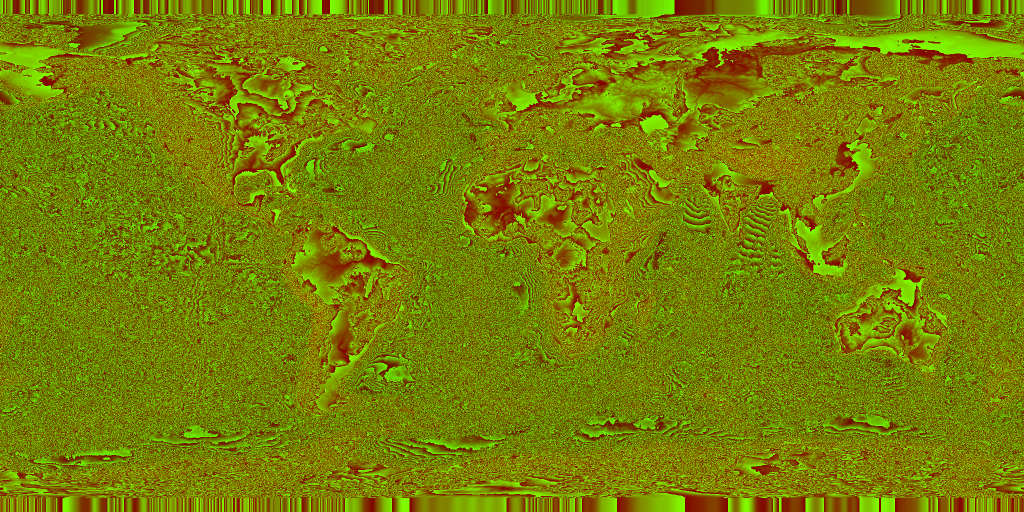
#> input picture assets/tex/elev.png, 2048 x 1024 px (shown at 1/2 size)
$ python build_terrain_shade.py
#> lines starting #> are read from the running program, lines starting #| are printed output that depends on the picture; after the words box and inside, x2 and y2 are one past the last pixel; in counts of white or black regions, pixels touching at a corner belong together
# -*- coding: utf-8 -*-
"""从 assets/tex/elev.png 生成地形山体阴影（hillshade）。

    python scripts/build_terrain_shade.py

生成后记得把 assets/tex/terrain-shade.webp 的 md5 前 8 位写进 index.html 的
TEX_VER（scripts/stamp_tex_ver.py 会自动刷）。

elev.png 的编码（前端 probeElevAt 已用同一套）：
    h = R*256 + G - 32768   （单位：米）

输出 assets/tex/terrain-shade.webp：2048x1024 灰度
    · 陆地：标准 GIS hillshade（方位 315°、高度角 45°）+ 大尺度地势项（TPI），0..1
    · 海洋：0.5（中性，叠加时不变亮也不变暗）
shader 里按 col *= 0.10 + 1.64 * hs 使用（中性点 0.55）。
"""
import os
import numpy as np
from PIL import Image, ImageFilter

ROOT = os.path.dirname(os.path.dirname(os.path.abspath(__file__)))
SRC = os.path.join(ROOT, 'assets', 'tex', 'elev.png')
DST = os.path.join(ROOT, 'assets', 'tex', 'terrain-shade.webp')

im = Image.open(SRC).convert('RGB')
#> im is the input picture: PIL image 2048x1024 RGB; mean R, G, B 119.3, 128, 0
W, H = im.size
#> W = 2048; H = 1024
a = np.asarray(im).astype(np.float32)
h = a[:, :, 0] * 256.0 + a[:, :, 1] - 32768.0     # 米

# --- 轻微平滑：2048 分辨率本身带噪，山影会把噪点放大成"麻点" ---
him = Image.fromarray(np.clip((h + 8000) / 16000 * 255, 0, 255).astype(np.uint8))
him = him.filter(ImageFilter.GaussianBlur(1.5))
h = np.asarray(him).astype(np.float32) / 255 * 16000 - 8000

# --- 坡度 / 坡向（等距柱状投影要做纬度余弦校正）---
lat = np.linspace(90, -90, H, dtype=np.float32)[:, None] * np.pi / 180.0
dy_m = 110540.0 * (180.0 / H)                      # 每像素南北向米数
#> dy_m = 19430.9
dx_m = 111320.0 * np.cos(lat) * (360.0 / W)         # 每像素东西向米数（随纬度收缩，极区接近 0）
dx_m = np.maximum(dx_m, 1.0)

gy, gx = np.gradient(h)
gx = gx / dx_m
gy = -gy / dy_m                                    # 行索引向下 = 向南，取反成"向北为正"

# 垂直夸张：2048 分辨率把真实山坡平均掉了（相邻像素跨 20km，高差只有几十米），
# 原始坡度算出来的山影几乎是平的。地形可视化本来就允许夸张，这里放大 12 倍。
EXAG = 9.0
gx *= EXAG
gy *= EXAG

slope = np.arctan(np.hypot(gx, gy))                # 0=平地
aspect = np.arctan2(gx, gy)                        # 从北顺时针，弧度
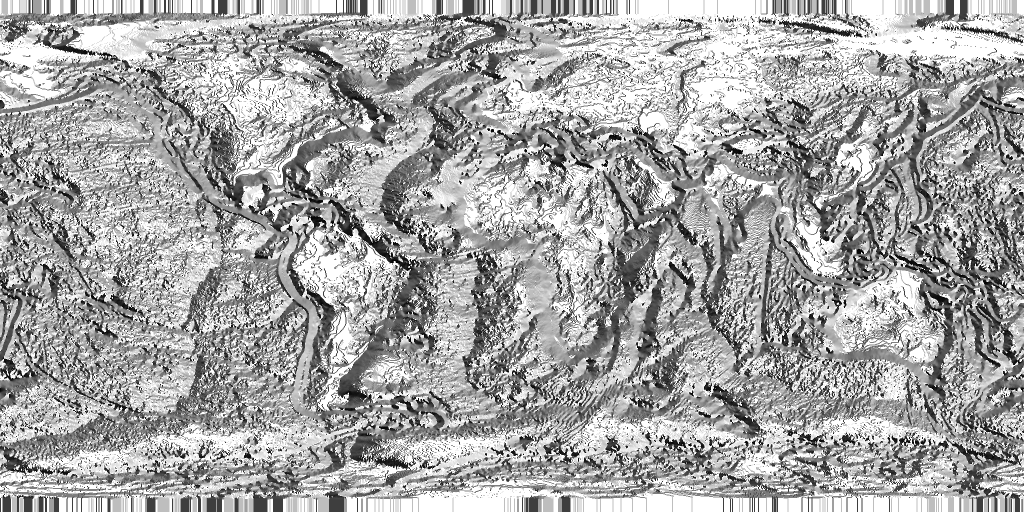
#> aspect: shape (1024, 2048) float32 (shown at 1/2 size); min -3.12, max 3.14, mean 0.951; drawn with min black and max white

az = np.radians(315.0)                             # 光源方位：西北
zen = np.radians(45.0)                             # 高度角 45°

hs = (np.cos(zen) * np.cos(slope) +
      np.sin(zen) * np.sin(slope) * np.cos(az - aspect))
hs = np.clip(hs, 0.0, 1.0)

# --- 局部地势（TPI）：让"高"看起来真的是高的 ---
# 单方向 hillshade 只回答"这面坡朝哪边"，不回答"这儿比周围高还是低"。
# 塔里木盆地四周是山脊，山影把四边压暗、中间平坦处留亮 —— 整块就被读成
# 抬起来的台地；青藏高原则因为面积太大、光又偏西南，反而整片压暗像洼地。
# 这就是用户说的"盆地看上去是凸起、高原反而像盆地"。
# 用大半径（约 2400km）的局部均值差（TPI）给一层"绝对地势"：
#   比周围低（盆地、谷地）→ 压暗；比周围高（高原、山脊）→ 提亮。
def box_mean(arr, r):
    """半径 r 的方形窗口均值，走积分图，float64 防累加丢精度。"""
#> called with r = 40
    a64 = np.pad(arr.astype(np.float64), r, mode='edge')
    ii = np.cumsum(np.cumsum(a64, axis=0), axis=1)
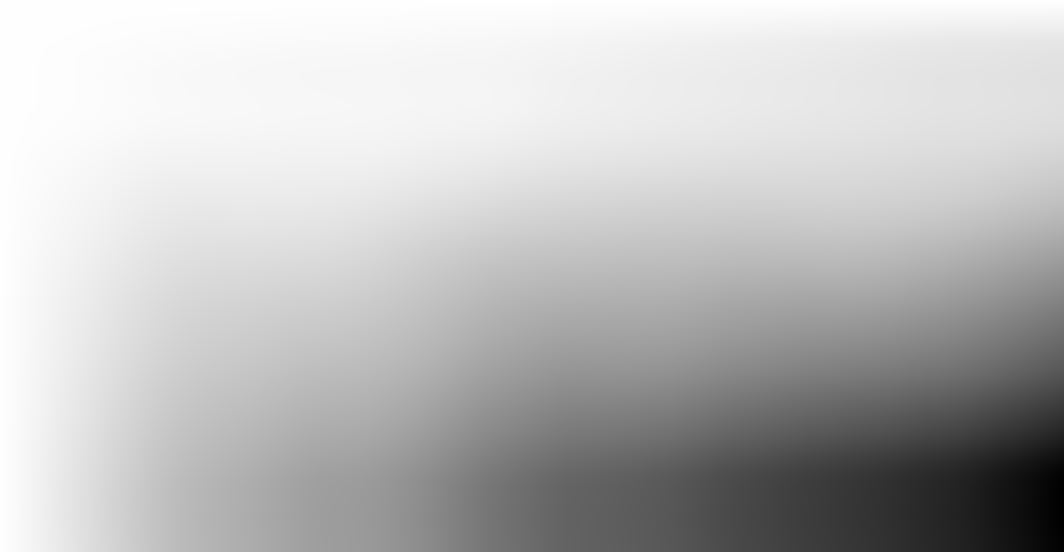
#> ii: shape (1104, 2128) float64 (shown at 1/2 size); min -4.97e+09, max -2415.7, mean -1.27e+09; drawn with min black and max white
    ii = np.pad(ii, ((1, 0), (1, 0)))
#> ii: shape (1105, 2129) float64
    k = 2 * r + 1
    total = ii[k:, k:] - ii[:-k, k:] - ii[k:, :-k] + ii[:-k, :-k]
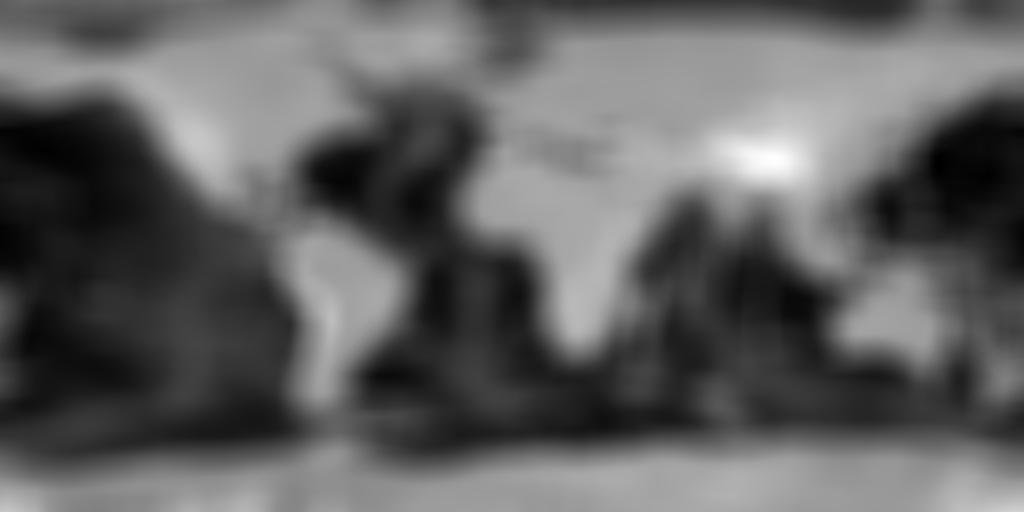
#> total: shape (1024, 2048) float64 (shown at 1/2 size); min -37542619.2, max 24496346.3, mean -13955801.1; drawn with min black and max white
    return (total / (k * k)).astype(np.float32)

# 半径 40px ≈ 7° ≈ 770km：窗口刚好把盆地的边缘山地包进来，
# 盆地中心就会稳定落在 -1400~-1600m（半径 120px 时塔里木只剩 -113m，
# 因为窗口比盆地本身还大，均值和中心一样）。实测 r=40 时：
#   塔里木 -1623、四川盆地 -1371、青藏高原 +1440、喜马拉雅 +1399、华北平原 -512
TPI_R = 40
tpi = h - box_mean(h, TPI_R)
tpi_n = np.clip(tpi / 1600.0, -1.0, 1.0)     # ±1600m 归一化
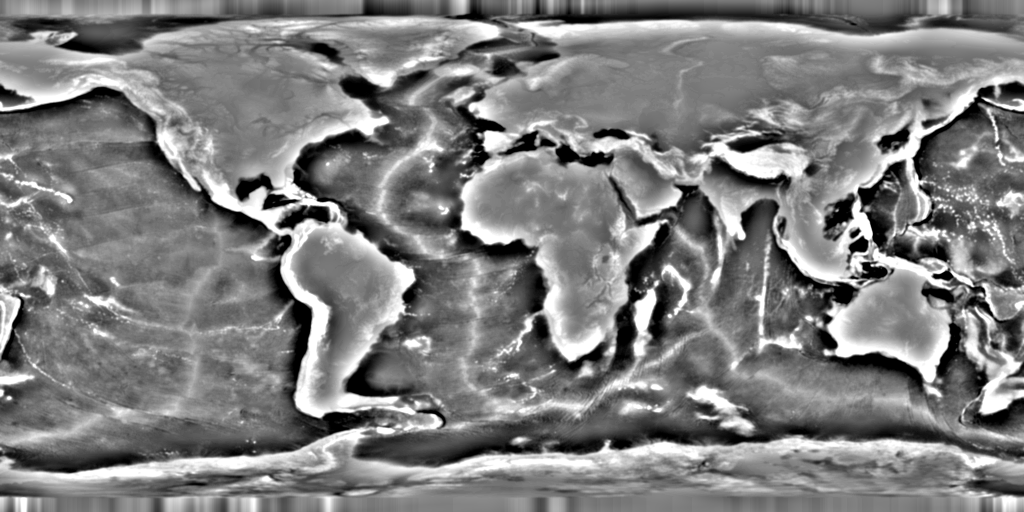
#> tpi_n: shape (1024, 2048) float32 (shown at 1/2 size); min -1, max 1, mean -0.00503; drawn with min black and max white

# --- 海洋压成中性，深海不该有"山影" ---
sea = h < 0.0
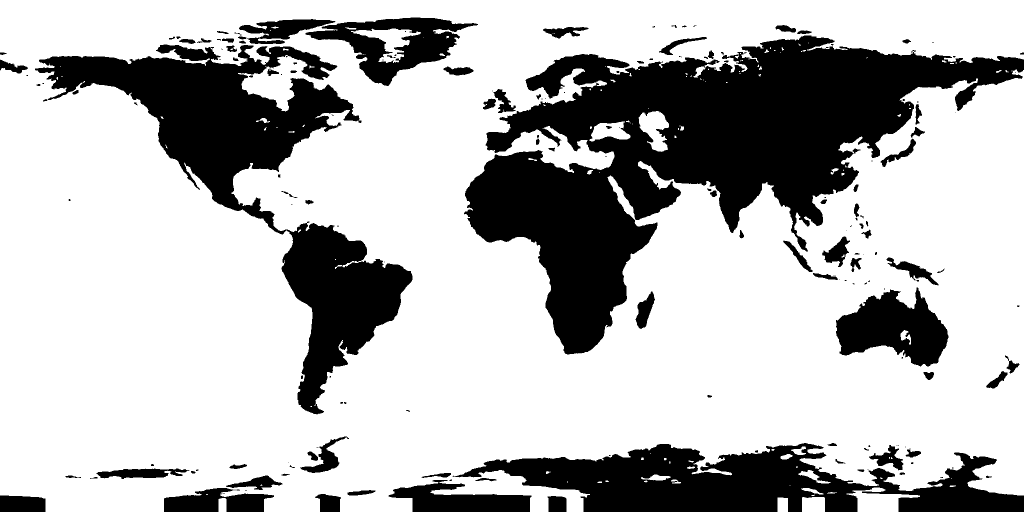
#> sea: shape (1024, 2048) bool (shown at 1/2 size); 72% white; 191 black regions (84 under 20 px), largest, box (x1, y1, x2, y2) and area: (928, 71, 2048, 709) 273831, (70, 89, 825, 829) 136078, (905, 886, 2048, 1024) 83108
hs[sea] = 0.5
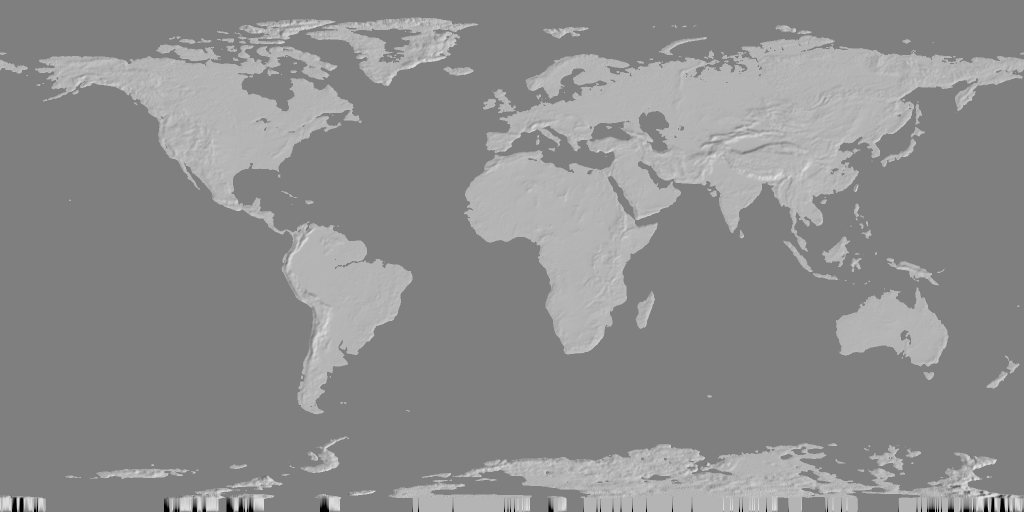
#> hs: shape (1024, 2048) float32 (shown at 1/2 size); min 0, max 0.929, mean 0.556

# --- 陆地对齐到 0.5、并拉对比 ---
# 315° 是高纬陆地的主要迎光面，算出来的陆地整体偏亮（中位 0.69），
# 直接叠加等于给整块地图打了一层高光，反而看不出"坡"。
# 把陆地中位值压回 0.5（叠加时该处不变色），再放大 1.8 倍做明暗差。
land0 = hs[~sea]
med = float(np.median(land0))
#> med = 0.707
hs[~sea] = np.clip(0.5 + (land0 - med) * 4.2, 0.0, 1.0)

# 叠加地势项：盆地/谷地压暗、高原/山脊提亮（在 0..1 的 hs 空间里）。
# 0.14 时数值上已经拉开（塔里木 0.36 / 青藏 0.63），但看屏幕还是分不出 ——
# 分层设色本身就"低地黄绿、山地深棕"，低地底色浅、山地底色深，
# 正好把这层明暗抵掉一半。所以一路加到 0.30，才压得住色带。
# 正负不对称：低洼要压得狠（要靠它把"盆地像台地"的错觉掰回来），
# 高处只轻轻提 —— 高原那片本来就是雪线以上的纯白，再提就糊成一片死白，
# 山脉细节全丢了（0.30 对称那版实测就是这样）。
_tn = tpi_n[~sea]
hs[~sea] = np.clip(hs[~sea] + 0.32 * np.clip(_tn, -1, 0)
                   + 0.11 * np.clip(_tn, 0, 1), 0.0, 1.0)

# --- 极区 cos(lat) → 0，梯度会炸成条纹；按纬度把强度收掉 ---
latk = np.clip((np.abs(np.linspace(90, -90, H)) - 60.0) / 25.0, 0.0, 1.0)[:, None]
hs = hs * (1.0 - latk) + 0.5 * latk

out = Image.fromarray((np.clip(hs, 0, 1) * 255).astype(np.uint8), 'L')
out.save(DST, format='WEBP', quality=92, method=6)

# ---------- 第二张：供顶点位移用的高程图 ----------
# 512 列就够：球体顶点是 512 段经向，再细也采不出更多信息；
# 8 位精度 = 9000/255 ≈ 35m 一级，换算到球半径上是 0.0002 —— 远小于一个像素。
# 海洋一律 0（不位移），否则马里亚纳海沟会把球压出一个坑。
ELEV_DST = os.path.join(ROOT, 'assets', 'tex', 'terrain-elev.webp')
# 存的是"位移系数"而不是海拔：0.5 = 球面本身（海平面就地取球面）。
#   陆地 0.5 + h/9000*0.5（珠峰 → 1.0）
#   海洋 固定 0.5
# 曾经试过让海底也往下走（真实高程），想消掉海岸那道台阶 —— 台阶确实没了，
# 但代价是整颗球"缩"了一圈，陆地的凸起被包在里面，反而更看不出来。
# 海岸线本身不跳：h≈0 的陆地就是 0.5，和海面天然接上，台阶只在深海，
# 而深海在球面上本来就看不见。
elev_n = np.where(h >= 0.0, 0.5 + 0.5 * h / 9000.0, 0.5)
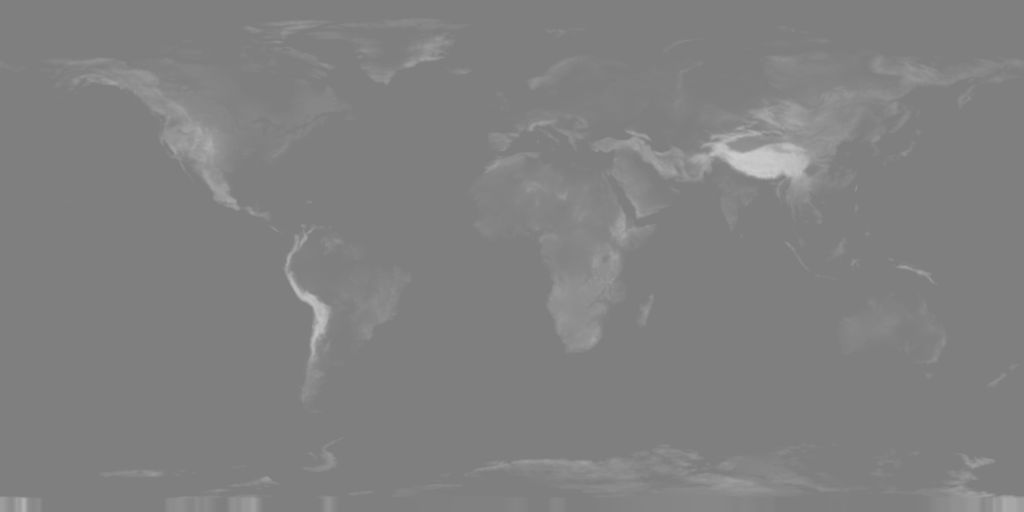
#> elev_n: shape (1024, 2048) float32 (shown at 1/2 size); min 0.5, max 0.808, mean 0.509
elev_n = np.clip(elev_n, 0.0, 1.0)
eim = Image.fromarray((elev_n * 255).astype(np.uint8), 'L')
eim = eim.resize((2048, 1024), Image.LANCZOS)

# 只给顶点位移和法线用，所以必须够平滑：海岸线那圈高程从 0 直接跳到
# 几百米，不糊的话法线在 1 像素的台阶上被拉成 90°，屏幕上就是一圈尖刺。
eim = eim.filter(ImageFilter.GaussianBlur(3.5))
eim.save(ELEV_DST, format='WEBP', quality=95, method=6)
print('elev-map', eim.size, 'bytes', os.path.getsize(ELEV_DST))
#| elev-map (2048, 1024) bytes 17774
print('size', out.size, 'mode', out.mode, 'bytes', os.path.getsize(DST))
#| size (2048, 1024) mode L bytes 166606
print('hs min/mean/max %.3f %.3f %.3f' % (hs.min(), hs.mean(), hs.max()))
#| hs min/mean/max 0.000 0.502 1.000
land = hs[~sea]
print('land hs p1/p10/p50/p90/p99: %.3f %.3f %.3f %.3f %.3f' % tuple(
    np.percentile(land, [1, 10, 50, 90, 99])))
#| land hs p1/p10/p50/p90/p99: 0.180 0.412 0.500 0.619 0.835

# 抽查：盆地应当明显比高原暗
def at(lon, lat):
    x = int((lon + 180) / 360 * W); y = int((90 - lat) / 180 * H)
    return hs[y, x]
for k, (lo, la) in {'塔里木盆地': (83, 39), '四川盆地': (105, 30),
                    '青藏高原': (88, 33), '黄土高原': (108, 36),
                    '华北平原': (116, 37)}.items():
    print('  %s hs=%.3f tpi=%+.0fm' % (k, at(lo, la),
          tpi[int((90 - la) / 180 * H), int((lo + 180) / 360 * W)]))
#> this loop made 5 passes
#|   塔里木盆地 hs=0.180 tpi=-1623m
#|   四川盆地 hs=0.256 tpi=-1371m
#|   青藏高原 hs=0.599 tpi=+1440m
#|   黄土高原 hs=0.479 tpi=-66m
#|   华北平原 hs=0.500 tpi=-512m
